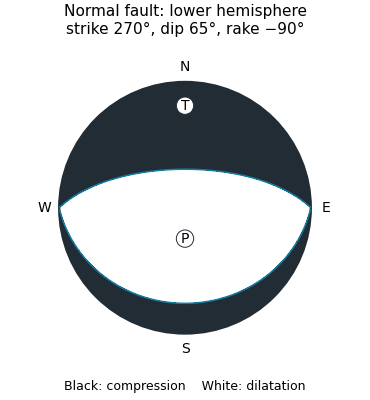

This chart was generated by the following Python code:
"""Original mathematical solution diagram; Python 3.14.4, NumPy 2.3.5, Matplotlib 3.10.7.
Writes its PNG to the current working directory; no source images are copied.
"""
from pathlib import Path
import numpy as np
import matplotlib
matplotlib.use('Agg')
import matplotlib.pyplot as plt
plt.rcParams.update({'font.family':'DejaVu Sans', 'font.size':10})

from matplotlib.patches import Circle
D=np.deg2rad(65)
n=np.array([0,np.sin(D),-np.cos(D)])
s=np.array([0,np.cos(D),np.sin(D)])
M=np.outer(n,s)+np.outer(s,n)
assert np.isclose(np.trace(M),0) and M[2,2]<0
v=np.linspace(-1,1,701);X,Y=np.meshgrid(v,v);rho=np.sqrt(X*X+Y*Y)
theta=2*np.arcsin(np.minimum(rho,1)/np.sqrt(2))
factor=np.divide(np.sin(theta),rho,out=np.ones_like(rho),where=rho!=0)
rays=np.stack([factor*X,factor*Y,np.cos(theta)],axis=-1)
A=np.einsum('...i,ij,...j->...',rays,M,rays);A[rho>1]=np.nan
fig,ax=plt.subplots(figsize=(3.7,4.0),dpi=100)
ax.contourf(X,Y,A,levels=[-2,0,2],colors=['white','#222c35'])
ax.contour(X,Y,A,levels=[0],colors=['#177ca4'],linewidths=1.1)
ax.add_patch(Circle((0,0),1,fill=False,lw=1.6,color='#222c35'))
eig,Q=np.linalg.eigh(M)
for i,label in [(0,'P'),(2,'T')]:
    r=Q[:,i]
    if r[2]<0:r=-r
    th=np.arccos(r[2]);rr=np.sqrt(2)*np.sin(th/2)
    h=np.hypot(r[0],r[1]);px,py=(0,0)if h==0 else(rr*r[0]/h,rr*r[1]/h)
    ax.text(px,py,label,ha='center',va='center',fontsize=10,
            bbox={'boxstyle':'circle,pad=.12','facecolor':'white','edgecolor':'#222c35','linewidth':.7})
for x,y,label in [(0,1.12,'N'),(1.12,0,'E'),(0,-1.12,'S'),(-1.12,0,'W')]:
    ax.text(x,y,label,ha='center',va='center')
ax.set(xlim=(-1.25,1.25),ylim=(-1.25,1.25),aspect='equal');ax.axis('off')
ax.set_title('Normal fault: lower hemisphere\nstrike 270°, dip 65°, rake −90°',fontsize=11,pad=12)
fig.text(.5,.025,'Black: compression    White: dilatation',ha='center',fontsize=9)
fig.tight_layout(rect=(0,.05,1,1))
fig.savefig(Path(__file__).with_suffix('.png').name,facecolor='white',transparent=False)
